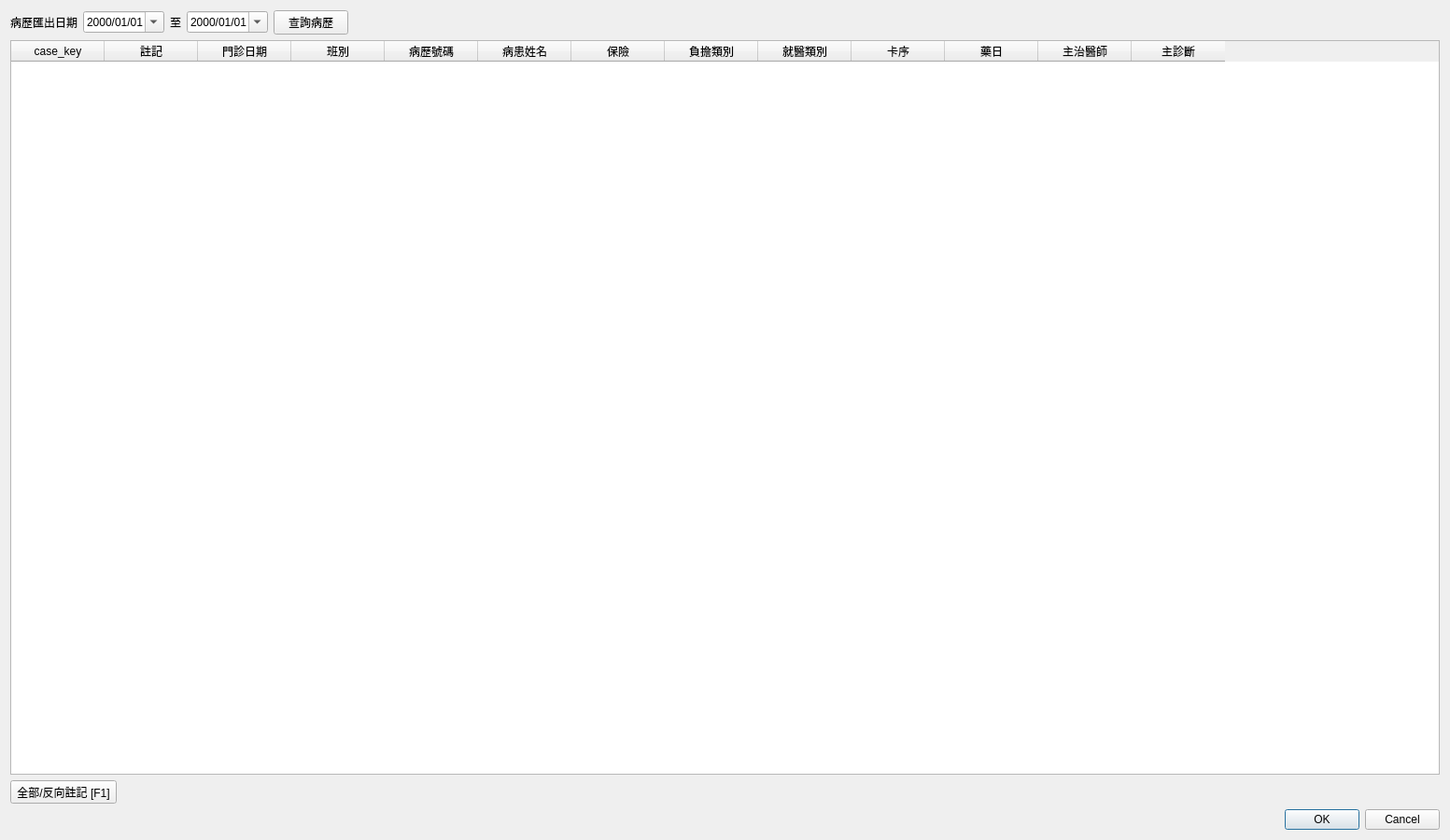
<?xml version="1.0" encoding="UTF-8"?>
<ui version="4.0">
 <class>Dialog_export_medical_record_json</class>
 <widget class="QDialog" name="Dialog_export_medical_record_json">
  <property name="windowModality">
   <enum>Qt::NonModal</enum>
  </property>
  <property name="geometry">
   <rect>
    <x>0</x>
    <y>0</y>
    <width>1553</width>
    <height>900</height>
   </rect>
  </property>
  <property name="sizePolicy">
   <sizepolicy hsizetype="Preferred" vsizetype="Preferred">
    <horstretch>0</horstretch>
    <verstretch>0</verstretch>
   </sizepolicy>
  </property>
  <property name="windowTitle">
   <string>匯出病歷檔 JSON</string>
  </property>
  <layout class="QVBoxLayout" name="verticalLayout">
   <item>
    <layout class="QVBoxLayout" name="verticalLayout_2">
     <item>
      <layout class="QHBoxLayout" name="horizontalLayout">
       <item>
        <widget class="QLabel" name="label">
         <property name="text">
          <string>病歷匯出日期</string>
         </property>
        </widget>
       </item>
       <item>
        <widget class="QDateEdit" name="dateEdit_start_date">
         <property name="currentSection">
          <enum>QDateTimeEdit::YearSection</enum>
         </property>
         <property name="displayFormat">
          <string>yyyy/MM/dd</string>
         </property>
         <property name="calendarPopup">
          <bool>true</bool>
         </property>
        </widget>
       </item>
       <item>
        <widget class="QLabel" name="label_2">
         <property name="text">
          <string>至</string>
         </property>
        </widget>
       </item>
       <item>
        <widget class="QDateEdit" name="dateEdit_end_date">
         <property name="currentSection">
          <enum>QDateTimeEdit::YearSection</enum>
         </property>
         <property name="displayFormat">
          <string>yyyy/MM/dd</string>
         </property>
         <property name="calendarPopup">
          <bool>true</bool>
         </property>
        </widget>
       </item>
       <item>
        <widget class="QPushButton" name="pushButton_read_medical_record">
         <property name="text">
          <string>查詢病歷</string>
         </property>
         <property name="icon">
          <iconset>
           <normaloff>../icons/preview-file.svg</normaloff>../icons/preview-file.svg</iconset>
         </property>
        </widget>
       </item>
       <item>
        <spacer name="horizontalSpacer">
         <property name="orientation">
          <enum>Qt::Horizontal</enum>
         </property>
         <property name="sizeHint" stdset="0">
          <size>
           <width>40</width>
           <height>20</height>
          </size>
         </property>
        </spacer>
       </item>
      </layout>
     </item>
     <item>
      <widget class="QTableWidget" name="tableWidget_medical_record">
       <property name="editTriggers">
        <set>QAbstractItemView::NoEditTriggers</set>
       </property>
       <property name="selectionMode">
        <enum>QAbstractItemView::SingleSelection</enum>
       </property>
       <property name="selectionBehavior">
        <enum>QAbstractItemView::SelectRows</enum>
       </property>
       <column>
        <property name="text">
         <string>case_key</string>
        </property>
       </column>
       <column>
        <property name="text">
         <string>註記</string>
        </property>
       </column>
       <column>
        <property name="text">
         <string>門診日期</string>
        </property>
       </column>
       <column>
        <property name="text">
         <string>班別</string>
        </property>
       </column>
       <column>
        <property name="text">
         <string>病歷號碼</string>
        </property>
       </column>
       <column>
        <property name="text">
         <string>病患姓名</string>
        </property>
       </column>
       <column>
        <property name="text">
         <string>保險</string>
        </property>
       </column>
       <column>
        <property name="text">
         <string>負擔類別</string>
        </property>
       </column>
       <column>
        <property name="text">
         <string>就醫類別</string>
        </property>
       </column>
       <column>
        <property name="text">
         <string>卡序</string>
        </property>
       </column>
       <column>
        <property name="text">
         <string>藥日</string>
        </property>
       </column>
       <column>
        <property name="text">
         <string>主治醫師</string>
        </property>
       </column>
       <column>
        <property name="text">
         <string>主診斷</string>
        </property>
       </column>
      </widget>
     </item>
     <item>
      <layout class="QHBoxLayout" name="horizontalLayout_2">
       <item>
        <widget class="QToolButton" name="toolButton_set_bookmark">
         <property name="text">
          <string>全部/反向註記 [F1]</string>
         </property>
         <property name="icon">
          <iconset>
           <normaloff>../icons/bookmark_add.svg</normaloff>../icons/bookmark_add.svg</iconset>
         </property>
         <property name="shortcut">
          <string>F1</string>
         </property>
         <property name="toolButtonStyle">
          <enum>Qt::ToolButtonTextBesideIcon</enum>
         </property>
        </widget>
       </item>
       <item>
        <spacer name="horizontalSpacer_2">
         <property name="orientation">
          <enum>Qt::Horizontal</enum>
         </property>
         <property name="sizeHint" stdset="0">
          <size>
           <width>40</width>
           <height>20</height>
          </size>
         </property>
        </spacer>
       </item>
      </layout>
     </item>
    </layout>
   </item>
   <item>
    <widget class="QDialogButtonBox" name="buttonBox">
     <property name="orientation">
      <enum>Qt::Horizontal</enum>
     </property>
     <property name="standardButtons">
      <set>QDialogButtonBox::Cancel|QDialogButtonBox::Ok</set>
     </property>
     <property name="centerButtons">
      <bool>false</bool>
     </property>
    </widget>
   </item>
  </layout>
 </widget>
 <resources/>
 <connections>
  <connection>
   <sender>buttonBox</sender>
   <signal>accepted()</signal>
   <receiver>Dialog_export_medical_record_json</receiver>
   <slot>accept()</slot>
   <hints>
    <hint type="sourcelabel">
     <x>248</x>
     <y>254</y>
    </hint>
    <hint type="destinationlabel">
     <x>157</x>
     <y>274</y>
    </hint>
   </hints>
  </connection>
  <connection>
   <sender>buttonBox</sender>
   <signal>rejected()</signal>
   <receiver>Dialog_export_medical_record_json</receiver>
   <slot>reject()</slot>
   <hints>
    <hint type="sourcelabel">
     <x>316</x>
     <y>260</y>
    </hint>
    <hint type="destinationlabel">
     <x>286</x>
     <y>274</y>
    </hint>
   </hints>
  </connection>
 </connections>
</ui>
